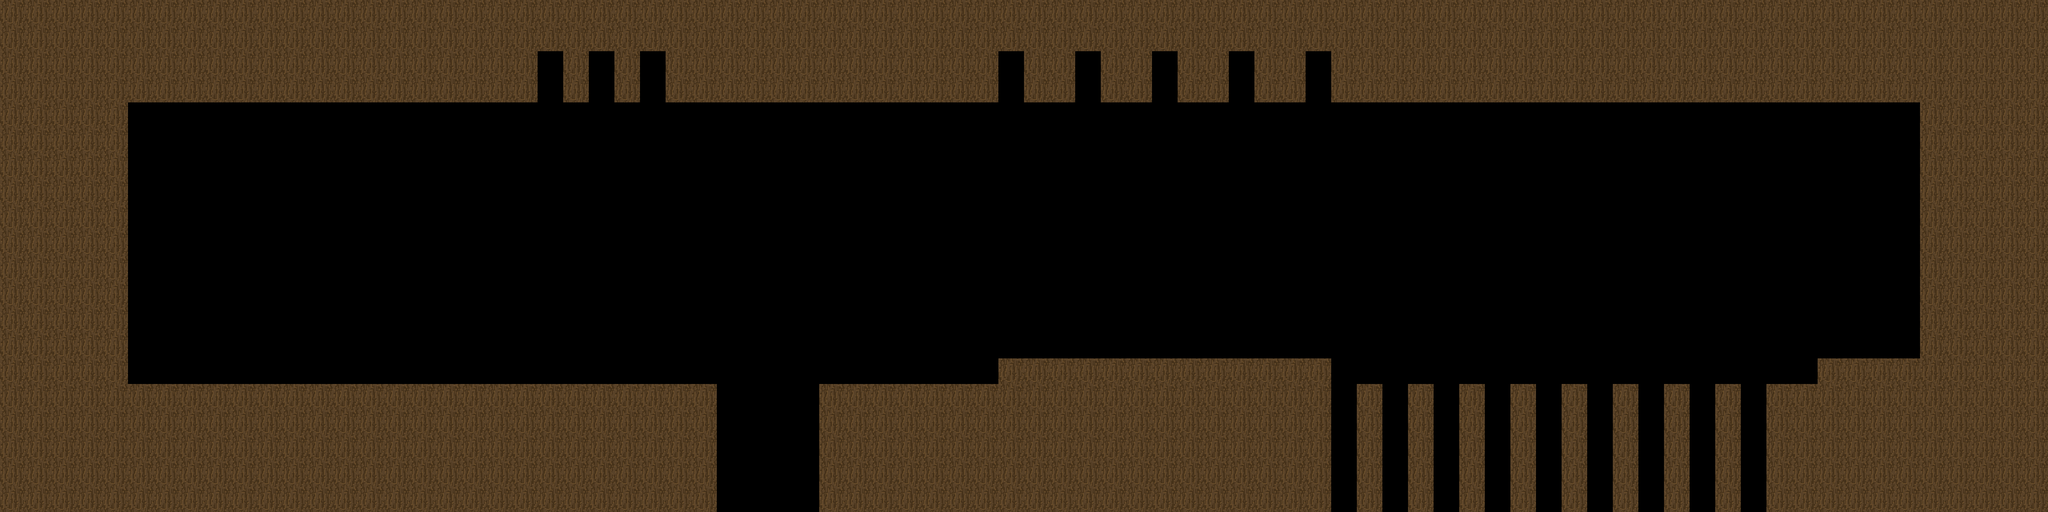

A 2D game scene composited from a Tiled map and its tileset images. What follows is a short description and the map's XML, with every tile layer's data as written:
An orthogonal 80x20 tile map with 64x64 px tiles, 1 tile layer (Tile Layer 1).

<map version="1.0" tiledversion="1.0.1" orientation="orthogonal" renderorder="right-down" width="80" height="20" tilewidth="64" tileheight="64" nextobjectid="1">
 <tileset firstgid="1" source="SimpleTileSet.tsx" />
 <layer name="Tile Layer 1" width="80" height="20">
  <data encoding="csv">
5,5,5,5,5,5,5,5,5,5,5,5,5,5,5,5,5,5,5,5,5,5,5,5,5,5,5,5,5,5,5,5,5,5,5,5,5,5,5,5,5,5,5,5,5,5,5,5,5,5,5,5,5,5,5,5,5,5,5,5,5,5,5,5,5,5,5,5,5,5,5,5,5,5,5,5,5,5,5,5,
5,5,5,5,5,5,5,5,5,5,5,5,5,5,5,5,5,5,5,5,5,5,5,5,5,5,5,5,5,5,5,5,5,5,5,5,5,5,5,5,5,5,5,5,5,5,5,5,5,5,5,5,5,5,5,5,5,5,5,5,5,5,5,5,5,5,5,5,5,5,5,5,5,5,5,5,5,5,5,5,
5,5,5,5,5,5,5,5,5,5,5,5,5,5,5,5,5,5,5,5,5,0,5,0,5,0,5,5,5,5,5,5,5,5,5,5,5,5,5,0,5,5,0,5,5,0,5,5,0,5,5,0,5,5,5,5,5,5,5,5,5,5,5,5,5,5,5,5,5,5,5,5,5,5,5,5,5,5,5,5,
5,5,5,5,5,5,5,5,5,5,5,5,5,5,5,5,5,5,5,5,5,0,5,0,5,0,5,5,5,5,5,5,5,5,5,5,5,5,5,0,5,5,0,5,5,0,5,5,0,5,5,0,5,5,5,5,5,5,5,5,5,5,5,5,5,5,5,5,5,5,5,5,5,5,5,5,5,5,5,5,
5,5,5,5,5,0,0,0,0,0,0,0,0,0,0,0,0,0,0,0,0,0,0,0,0,0,0,0,0,0,0,0,0,0,0,0,0,0,0,0,0,0,0,0,0,0,0,0,0,0,0,0,0,0,0,0,0,0,0,0,0,0,0,0,0,0,0,0,0,0,0,0,0,0,0,5,5,5,5,5,
5,5,5,5,5,0,0,0,0,0,0,0,0,0,0,0,0,0,0,0,0,0,0,0,0,0,0,0,0,0,0,0,0,0,0,0,0,0,0,0,0,0,0,0,0,0,0,0,0,0,0,0,0,0,0,0,0,0,0,0,0,0,0,0,0,0,0,0,0,0,0,0,0,0,0,5,5,5,5,5,
5,5,5,5,5,0,0,0,0,0,0,0,0,0,0,0,0,0,0,0,0,0,0,0,0,0,0,0,0,0,0,0,0,0,0,0,0,0,0,0,0,0,0,0,0,0,0,0,0,0,0,0,0,0,0,0,0,0,0,0,0,0,0,0,0,0,0,0,0,0,0,0,0,0,0,5,5,5,5,5,
5,5,5,5,5,0,0,0,0,0,0,0,0,0,0,0,0,0,0,0,0,0,0,0,0,0,0,0,0,0,0,0,0,0,0,0,0,0,0,0,0,0,0,0,0,0,0,0,0,0,0,0,0,0,0,0,0,0,0,0,0,0,0,0,0,0,0,0,0,0,0,0,0,0,0,5,5,5,5,5,
5,5,5,5,5,0,0,0,0,0,0,0,0,0,0,0,0,0,0,0,0,0,0,0,0,0,0,0,0,0,0,0,0,0,0,0,0,0,0,0,0,0,0,0,0,0,0,0,0,0,0,0,0,0,0,0,0,0,0,0,0,0,0,0,0,0,0,0,0,0,0,0,0,0,0,5,5,5,5,5,
5,5,5,5,5,0,0,0,0,0,0,0,0,0,0,0,0,0,0,0,0,0,0,0,0,0,0,0,0,0,0,0,0,0,0,0,0,0,0,0,0,0,0,0,0,0,0,0,0,0,0,0,0,0,0,0,0,0,0,0,0,0,0,0,0,0,0,0,0,0,0,0,0,0,0,5,5,5,5,5,
5,5,5,5,5,0,0,0,0,0,0,0,0,0,0,0,0,0,0,0,0,0,0,0,0,0,0,0,0,0,0,0,0,0,0,0,0,0,0,0,0,0,0,0,0,0,0,0,0,0,0,0,0,0,0,0,0,0,0,0,0,0,0,0,0,0,0,0,0,0,0,0,0,0,0,5,5,5,5,5,
5,5,5,5,5,0,0,0,0,0,0,0,0,0,0,0,0,0,0,0,0,0,0,0,0,0,0,0,0,0,0,0,0,0,0,0,0,0,0,0,0,0,0,0,0,0,0,0,0,0,0,0,0,0,0,0,0,0,0,0,0,0,0,0,0,0,0,0,0,0,0,0,0,0,0,5,5,5,5,5,
5,5,5,5,5,0,0,0,0,0,0,0,0,0,0,0,0,0,0,0,0,0,0,0,0,0,0,0,0,0,0,0,0,0,0,0,0,0,0,0,0,0,0,0,0,0,0,0,0,0,0,0,0,0,0,0,0,0,0,0,0,0,0,0,0,0,0,0,0,0,0,0,0,0,0,5,5,5,5,5,
5,5,5,5,5,0,0,0,0,0,0,0,0,0,0,0,0,0,0,0,0,0,0,0,0,0,0,0,0,0,0,0,0,0,0,0,0,0,0,0,0,0,0,0,0,0,0,0,0,0,0,0,0,0,0,0,0,0,0,0,0,0,0,0,0,0,0,0,0,0,0,0,0,0,0,5,5,5,5,5,
5,5,5,5,5,0,0,0,0,0,0,0,0,0,0,0,0,0,0,0,0,0,0,0,0,0,0,0,0,0,0,0,0,0,0,0,0,0,0,5,5,5,5,5,5,5,5,5,5,5,5,5,0,0,0,0,0,0,0,0,0,0,0,0,0,0,0,0,0,0,0,5,5,5,5,5,5,5,5,5,
5,5,5,5,5,5,5,5,5,5,5,5,5,5,5,5,5,5,5,5,5,5,5,5,5,5,5,5,0,0,0,0,5,5,5,5,5,5,5,5,5,5,5,5,5,5,5,5,5,5,5,5,0,5,0,5,0,5,0,5,0,5,0,5,0,5,0,5,0,5,5,5,5,5,5,5,5,5,5,5,
5,5,5,5,5,5,5,5,5,5,5,5,5,5,5,5,5,5,5,5,5,5,5,5,5,5,5,5,0,0,0,0,5,5,5,5,5,5,5,5,5,5,5,5,5,5,5,5,5,5,5,5,0,5,0,5,0,5,0,5,0,5,0,5,0,5,0,5,0,5,5,5,5,5,5,5,5,5,5,5,
5,5,5,5,5,5,5,5,5,5,5,5,5,5,5,5,5,5,5,5,5,5,5,5,5,5,5,5,0,0,0,0,5,5,5,5,5,5,5,5,5,5,5,5,5,5,5,5,5,5,5,5,0,5,0,5,0,5,0,5,0,5,0,5,0,5,0,5,0,5,5,5,5,5,5,5,5,5,5,5,
5,5,5,5,5,5,5,5,5,5,5,5,5,5,5,5,5,5,5,5,5,5,5,5,5,5,5,5,0,0,0,0,5,5,5,5,5,5,5,5,5,5,5,5,5,5,5,5,5,5,5,5,0,5,0,5,0,5,0,5,0,5,0,5,0,5,0,5,0,5,5,5,5,5,5,5,5,5,5,5,
5,5,5,5,5,5,5,5,5,5,5,5,5,5,5,5,5,5,5,5,5,5,5,5,5,5,5,5,0,0,0,0,5,5,5,5,5,5,5,5,5,5,5,5,5,5,5,5,5,5,5,5,0,5,0,5,0,5,0,5,0,5,0,5,0,5,0,5,0,5,5,5,5,5,5,5,5,5,5,5
</data>
 </layer>
</map>
